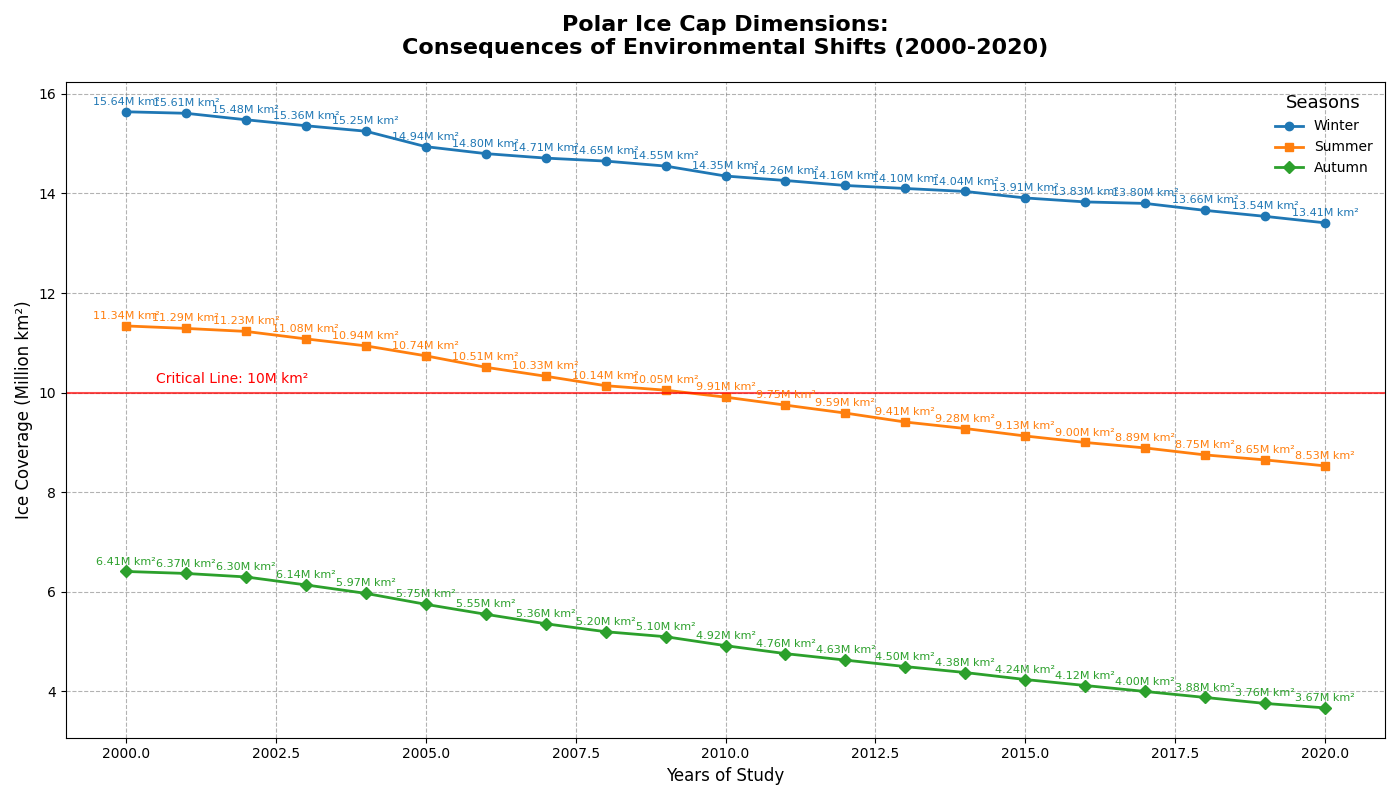

Generate this figure with Python:
import matplotlib.pyplot as plt
import numpy as np

years = np.arange(2000, 2021)
march_extent = [15.64, 15.61, 15.48, 15.36, 15.25, 14.94, 14.80, 14.71, 14.65, 14.55, 14.35, 14.26, 14.16, 14.10, 14.04, 13.91, 13.83, 13.80, 13.66, 13.54, 13.41]
june_extent = [11.34, 11.29, 11.23, 11.08, 10.94, 10.74, 10.51, 10.33, 10.14, 10.05, 9.91, 9.75, 9.59, 9.41, 9.28, 9.13, 9.00, 8.89, 8.75, 8.65, 8.53]
september_extent = [6.41, 6.37, 6.30, 6.14, 5.97, 5.75, 5.55, 5.36, 5.20, 5.10, 4.92, 4.76, 4.63, 4.50, 4.38, 4.24, 4.12, 4.00, 3.88, 3.76, 3.67]

fig, ax = plt.subplots(figsize=(14, 8))

colors = ['#1f77b4', '#ff7f0e', '#2ca02c']
# Randomly altered group labels
months = ['Winter', 'Summer', 'Autumn']
extents = [march_extent, june_extent, september_extent]
markers = ['o', 's', 'D']

for extent, month, color, marker in zip(extents, months, colors, markers):
    ax.plot(years, extent, label=month, color=color, marker=marker, linewidth=2)

    for (x, y) in zip(years, extent):
        ax.annotate(f'{y:.2f}M km²', xy=(x, y), xytext=(0, 5),
                     textcoords='offset points', ha='center', fontsize=8, color=color)

# Randomly altered title and axis labels
ax.set_title('Polar Ice Cap Dimensions:\nConsequences of Environmental Shifts (2000-2020)', 
              fontsize=16, fontweight='bold', pad=20)
ax.set_xlabel('Years of Study', fontsize=12)
ax.set_ylabel('Ice Coverage (Million km²)', fontsize=12)

ax.grid(True, linestyle='--', which='major', color='grey', alpha=0.6)
ax.axhline(y=10.0, color='r', linestyle='-', linewidth=1.5, alpha=0.7)
ax.text(2000.5, 10.2, 'Critical Line: 10M km²', color='r', fontsize=10)

ax.legend(title='Seasons', title_fontsize='13', loc='upper right', frameon=False)

plt.tight_layout()
plt.show()
